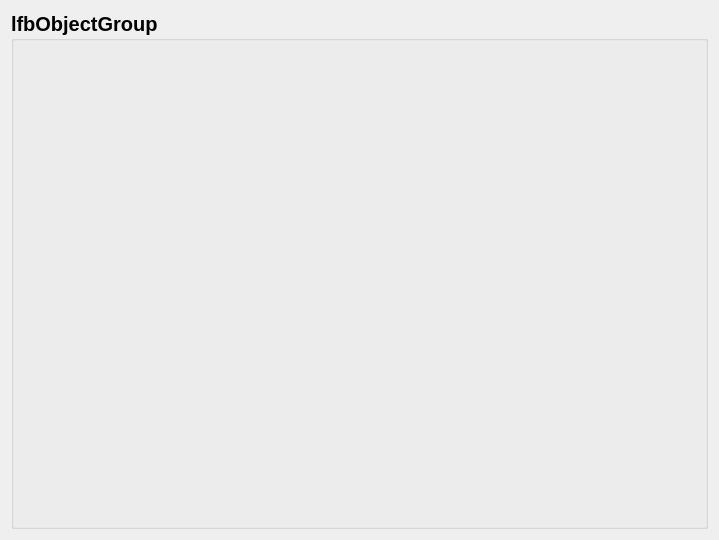
<?xml version="1.0" encoding="UTF-8"?>
<ui version="4.0">
 <class>Form</class>
 <widget class="QWidget" name="Form">
  <property name="geometry">
   <rect>
    <x>0</x>
    <y>0</y>
    <width>719</width>
    <height>540</height>
   </rect>
  </property>
  <property name="windowTitle">
   <string>Form</string>
  </property>
  <layout class="QGridLayout" name="gridLayout">
   <item row="0" column="0">
    <widget class="QGroupBox" name="lfbObjectGroup">
     <property name="font">
      <font>
       <pointsize>15</pointsize>
       <weight>75</weight>
       <bold>true</bold>
      </font>
     </property>
     <property name="title">
      <string>lfbObjectGroup</string>
     </property>
     <layout class="QGridLayout" name="gridLayout_3">
      <item row="0" column="0">
       <layout class="QGridLayout" name="lfbFormObject"/>
      </item>
     </layout>
    </widget>
   </item>
  </layout>
 </widget>
 <resources/>
 <connections/>
</ui>
